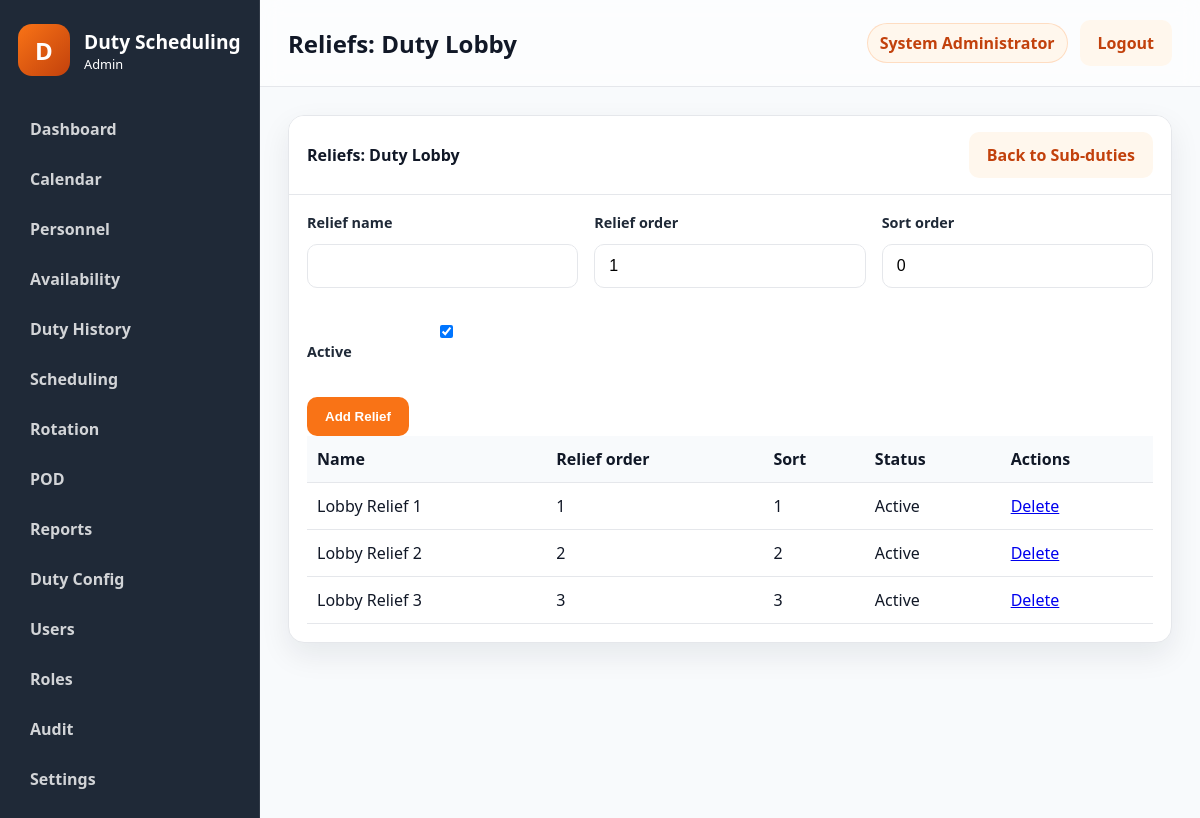
Page /public/?route=reliefs/index&subduty_id=2 (signed in) on the committed database.
### tables this page shows
CREATE TABLE users (
    id INT NOT NULL AUTO_INCREMENT,
    username VARCHAR(50) NOT NULL,
    password_hash VARCHAR(255) NOT NULL,
    full_name VARCHAR(100) NOT NULL,
    email VARCHAR(100) NULL,
    role_id INT NOT NULL,
    status ENUM('active','inactive') NOT NULL DEFAULT 'active',
    failed_login_attempts INT NOT NULL DEFAULT 0,
    locked_until DATETIME NULL,
    last_login DATETIME NULL,
    created_at TIMESTAMP NOT NULL DEFAULT CURRENT_TIMESTAMP,
    updated_at TIMESTAMP NOT NULL DEFAULT CURRENT_TIMESTAMP ON UPDATE CURRENT_TIMESTAMP,
    PRIMARY KEY (id),
    UNIQUE KEY uk_users_username (username),
    KEY idx_users_role_id (role_id),
    CONSTRAINT fk_users_role_id FOREIGN KEY (role_id) REFERENCES roles (id)
        ON UPDATE CASCADE
        ON DELETE RESTRICT
);

CREATE TABLE duty_reliefs (
    id INT NOT NULL AUTO_INCREMENT,
    subduty_id INT NOT NULL,
    relief_name VARCHAR(50) NOT NULL,
    relief_order INT NOT NULL,
    sort_order INT NULL,
    is_active TINYINT(1) NOT NULL DEFAULT 1,
    created_at TIMESTAMP NOT NULL DEFAULT CURRENT_TIMESTAMP,
    updated_at TIMESTAMP NOT NULL DEFAULT CURRENT_TIMESTAMP ON UPDATE CURRENT_TIMESTAMP,
    PRIMARY KEY (id),
    UNIQUE KEY uk_duty_reliefs_subduty_order (subduty_id, relief_order),
    KEY idx_duty_reliefs_subduty_id (subduty_id),
    CONSTRAINT fk_duty_reliefs_subduty_id FOREIGN KEY (subduty_id) REFERENCES duty_subduties (id)
        ON UPDATE CASCADE
        ON DELETE RESTRICT
);

### controllers/ReliefController.php (called while the page is built, shortened)
<?php
class ReliefController
{
    public function index(): void
    {
        $subDutyId = (int) ($_GET['subduty_id'] ?? 0);
        $subDuty = $subDutyId > 0 ? SubDuty::findById($subDutyId) : null;
        $pageTitle = 'Reliefs: ' . ($subDuty['subduty_name'] ?? 'Sub-duty');
        $reliefs = Relief::allForSubDuty($subDutyId);
        include APP_ROOT . '/views/layouts/layout.php';
    }
}

### public/index.php (called while the page is built, shortened)
<?php
$route = trim((string) ($_GET['route'] ?? ''), " /\t\n\r");
$routeResolver = resolve_route($route);
[$controllerName, $actionName] = $routeResolver;
if ($route !== 'auth/login' && $route !== 'auth/logout' && !is_logged_in()) {
    redirect(APP_PUBLIC_URL . '/?route=auth/login');
}
$controller = new $controllerName();
$controller->{$actionName}();

### core/functions.php (called while the page is built, shortened)
<?php
function normalize_permission(string $permission): string
{
    $normalized = trim(strtolower($permission));
    $normalized = str_replace(':', '.', $normalized);
    $normalized = str_replace('_', '.', $normalized);
    return $normalized;
}
function e(mixed $value): string
{
    return htmlspecialchars((string) $value, ENT_QUOTES, 'UTF-8');
}
function user_has_permission(string $permission): bool
{
    $user = current_user();
    $permissions = $user['permissions'] ?? [];
    return in_array(normalize_permission($permission), $permissions, true);
}

### models/SubDuty.php (called while the page is built, shortened)
<?php
class SubDuty
{
    public static function findById(int $id): ?array
    {
        $pdo = get_db();
        $statement = $pdo->prepare('SELECT * FROM duty_subduties WHERE id = :id LIMIT 1');
        $statement->execute([':id' => $id]);
        $subDuty = $statement->fetch();
        return $subDuty ?: null;
    }
}

### core/auth.php (called while the page is built, shortened)
<?php
function is_logged_in(): bool
{
    $user = current_user();
    return !empty($user);
}
function current_user(): ?array
{
    $sessionUser = $_SESSION['user'] ?? null;
    $userId = (int) ($_SESSION['user_id'] ?? 0);
    if (is_array($sessionUser) && !empty($sessionUser['id'])) {
        $user = User::findById($userId);
        $role = Role::findById((int) ($user['role_id'] ?? 0));
        $user['role_name'] = $role['role_name'] ?? ($sessionUser['role_name'] ?? '');
        $user['permissions'] = Role::getPermissionsForRoleId((int) ($user['role_id'] ?? 0));
        return $user;
    }
    $user = User::findById($userId);
    $role = Role::findById((int) ($user['role_id'] ?? 0));
    $user['role_name'] = $role['role_name'] ?? '';
    $user['permissions'] = Role::getPermissionsForRoleId((int) ($user['role_id'] ?? 0));
    return $user;
}

### models/User.php (called while the page is built, shortened)
<?php
class User
{
    public static function findById(int $id): ?array
    {
        $pdo = get_db();
        $statement = $pdo->prepare(
            'SELECT u.*, r.role_name, r.permissions AS role_permissions
             FROM users u
             LEFT JOIN roles r ON r.id = u.role_id
             WHERE u.id = :id
             LIMIT 1'
        );
        $statement->execute([':id' => $id]);
        $user = $statement->fetch();
        $user['permissions'] = Role::decodePermissions($user['role_permissions'] ?? '[]');
        return $user;
    }
}

### models/Role.php (called while the page is built, shortened)
<?php
class Role
{
    public static function findById(int $id): ?array
    {
        $pdo = get_db();
        $statement = $pdo->prepare('SELECT * FROM roles WHERE id = :id LIMIT 1');
        $statement->execute([':id' => $id]);
        $role = $statement->fetch();
        return $role ?: null;
    }
    public static function getPermissionsForRoleId(int $roleId): array
    {
        $role = self::findById($roleId);
        return self::decodePermissions($role['permissions'] ?? '[]');
    }
    public static function decodePermissions(mixed $permissions): array
    {
        $values = [];
        if (is_array($permissions)) {
            $values = array_values($permissions);
        } else {
            $decoded = json_decode((string) $permissions, true);
            if (is_array($decoded)) {
                $values = array_values($decoded);
            }
        }
        $normalized = [];
        foreach ($values as $value) {
            $normalized[] = normalize_permission((string) $value);
        }
        return array_values(array_unique($normalized));
    }
}

### models/Relief.php (called while the page is built, shortened)
<?php
class Relief
{
    public static function allForSubDuty(int $subDutyId): array
    {
        $pdo = get_db();
        $statement = $pdo->prepare('SELECT * FROM duty_reliefs WHERE subduty_id = :subduty_id ORDER BY sort_order IS NULL, sort_order ASC, relief_order ASC, id ASC');
        $statement->execute([':subduty_id' => $subDutyId]);
        return $statement->fetchAll() ?: [];
    }
}

### views/duties/reliefs.php (the view, shortened to what this page needs)
<?php
$subDutyId = (int) ($subDuty['id'] ?? 0);
?>
<div class="panel">
    <div class="panel-header">
        <span><?= e($pageTitle); ?></span>
        <a class="btn btn-secondary" href="<?= e(APP_PUBLIC_URL . '/?route=subduties/index&duty_id=' . ($subDuty['duty_id'] ?? 0)); ?>">Back to Sub-duties</a>
    </div>
    <div class="panel-body">
        <form method="post" action="<?= e(APP_PUBLIC_URL . '/?route=reliefs/save'); ?>" class="stack-form">
            <div class="form-grid">
                <div class="form-group">
                    <label>Relief name</label>
                    <input type="text" name="relief_name" value="" required>
                </div>
                <div class="form-group">
                    <label>Relief order</label>
                    <input type="number" name="relief_order" value="1" min="1">
                </div>
                <div class="form-group">
                    <label>Sort order</label>
                    <input type="number" name="sort_order" value="0">
                </div>
                <div class="form-group checkbox-group">
                    <label><input type="checkbox" name="is_active" checked> Active</label>
                </div>
            </div>
            <div class="button-row">
                <button type="submit" class="btn btn-primary">Add Relief</button>
            </div>
        </form>
        <table class="data-table">
            <thead>
                <tr>
                    <th>Name</th>
                    <th>Relief order</th>
                    <th>Sort</th>
                    <th>Status</th>
                    <th>Actions</th>
                </tr>
            </thead>
            <tbody>
                <?php foreach ($reliefs as $relief): ?>
                    <tr>
                        <td><?= e($relief['relief_name'] ?? ''); ?></td>
                        <td><?= e((string) ($relief['relief_order'] ?? 0)); ?></td>
                        <td><?= e((string) ($relief['sort_order'] ?? 0)); ?></td>
                        <td><?= (int) ($relief['is_active'] ?? 1) === 1 ? 'Active' : 'Inactive'; ?></td>
                        <td>
                            <a href="<?= e(APP_PUBLIC_URL . '/?route=reliefs/delete&id=' . (int) ($relief['id'] ?? 0) . '&subduty_id=' . $subDutyId); ?>">Delete</a>
                        </td>
                    </tr>
                <?php endforeach; ?>
            </tbody>
        </table>
    </div>
</div>

### views/layouts/layout.php (shortened to what this page needs)
<?php
$user = $user ?? current_user();
$pageTitle = $pageTitle ?? 'Dashboard';
$viewFile = $viewFile ?? APP_ROOT . '/views/dashboard/index.php';
?>
<!doctype html>
<html lang="en">
<head>
    <link rel="stylesheet" href="<?= e(APP_PUBLIC_URL . '/assets/css/app.css'); ?>">
    <link rel="stylesheet" href="<?= e(APP_PUBLIC_URL . '/assets/css/print.css'); ?>">
</head>
<body class="app-body">
    <div class="app-shell">
        <?php include APP_ROOT . '/views/layouts/sidebar.php'; ?>
        <main class="main-panel">
            <header class="topbar no-print">
                <div>
                    <h1><?= e($pageTitle); ?></h1>
                </div>
                <div class="topbar-actions">
                    <span class="user-pill"><?= e($user['full_name'] ?? 'Administrator'); ?></span>
                    <a class="btn btn-secondary" href="<?= e(APP_PUBLIC_URL . '/?route=auth/logout'); ?>">Logout</a>
                </div>
            </header>
            <section class="content-area">
                <?php include $viewFile; ?>
            </section>
        </main>
    </div>
</body>
</html>

### public/assets/css/app.css (style rules this page uses)
:root { --primary: #F97316; --primary-dark: #C2410C; --primary-light: #FFF7ED; --dark: #1F2937; --bg: #F8FAFC; --border: #E5E7EB; --text: #111827; --muted: #6B7280; --shadow: 0 12px 30px rgba(15, 23, 42, 0.08); --radius: 16px; --card-bg: #FFFFFF; --danger: #DC2626; --success: #16A34A; --warning: #F59E0B; }
* { box-sizing: border-box; }
html, body { margin: 0; min-height: 100%; font-family: "Segoe UI", Tahoma, Geneva, Verdana, sans-serif; background: var(--bg); color: var(--text); }
body { min-height: 100vh; }
.login-form, .form-group { display: flex; flex-direction: column; gap: 12px; }
.form-group { margin-bottom: 18px; }
label { color: var(--dark); font-weight: 600; font-size: 0.9rem; }
input { width: 100%; padding: 12px 14px; border: 1px solid var(--border); border-radius: 10px; background: #fff; font-size: 1rem; }
.btn { display: inline-flex; align-items: center; justify-content: center; padding: 12px 18px; border: none; border-radius: 10px; text-decoration: none; cursor: pointer; font-weight: 600; transition: opacity 0.2s ease; }
.btn-primary { background: var(--primary); color: #fff; }
.btn-secondary { background: var(--primary-light); color: var(--primary-dark); }
.app-body { background: var(--bg); }
.app-shell { display: flex; min-height: 100vh; }
.main-panel { flex: 1; display: flex; flex-direction: column; }
.topbar { display: flex; align-items: center; justify-content: space-between; padding: 20px 28px; background: rgba(255, 255, 255, 0.6); border-bottom: 1px solid var(--border); backdrop-filter: blur(10px); }
.topbar h1 { margin: 0; font-size: 1.5rem; }
.topbar-actions { display: flex; align-items: center; gap: 12px; }
.user-pill { background: var(--primary-light); color: var(--primary-dark); border: 1px solid rgba(249, 115, 22, 0.2); border-radius: 999px; padding: 8px 12px; font-weight: 600; }
.content-area { padding: 28px; }
.form-grid { display: grid; grid-template-columns: repeat(auto-fit, minmax(220px, 1fr)); gap: 16px; }
.stack-form { display: flex; flex-direction: column; gap: 18px; }
.button-row { display: flex; gap: 12px; flex-wrap: wrap; }
.data-table { width: 100%; border-collapse: collapse; }
.data-table th, .data-table td { padding: 12px 10px; text-align: left; border-bottom: 1px solid var(--border); }
.data-table th { background: #f8fafc; }
.panel { background: var(--card-bg); border: 1px solid var(--border); border-radius: var(--radius); overflow: hidden; box-shadow: var(--shadow); }
.panel-header { display: flex; align-items: center; justify-content: space-between; padding: 16px 18px; border-bottom: 1px solid var(--border); background: #fff; font-weight: 700; }
.panel-body { padding: 18px; }
.no-print { print-color-adjust: exact; }

### public/assets/css/print.css (style rules this page uses)
body { background: #fff; }

### rows in the picture
users: full_name "System Administrator"
duty_reliefs: relief_name "Lobby Relief 1", relief_order "1", sort_order "1", is_active "Active"
duty_reliefs: relief_name "Lobby Relief 2", relief_order "2", sort_order "2", is_active "Active"
duty_reliefs: relief_name "Lobby Relief 3", relief_order "3", sort_order "3", is_active "Active"

### other values in the picture
$item['label'] "Dashboard"
$item['label'] "Calendar"
$item['label'] "Personnel"
$item['label'] "Availability"
$item['label'] "Duty History"
$item['label'] "Scheduling"
$item['label'] "Rotation"
$item['label'] "POD"
$item['label'] "Reports"
$item['label'] "Duty Config"
$item['label'] "Users"
$item['label'] "Roles"
$item['label'] "Audit"
$item['label'] "Settings"
$pageTitle "Reliefs: Duty Lobby"
